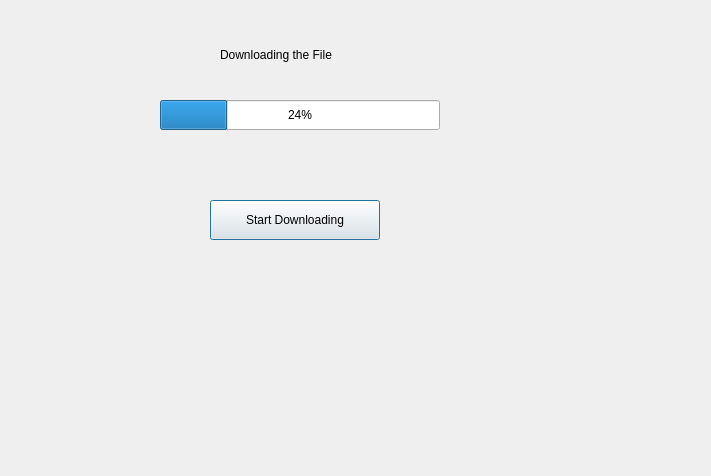
<?xml version="1.0" encoding="UTF-8"?>
<ui version="4.0">
 <class>Dialog</class>
 <widget class="QDialog" name="Dialog">
  <property name="geometry">
   <rect>
    <x>0</x>
    <y>0</y>
    <width>711</width>
    <height>476</height>
   </rect>
  </property>
  <property name="windowTitle">
   <string>Dialog</string>
  </property>
  <widget class="QLabel" name="label">
   <property name="geometry">
    <rect>
     <x>220</x>
     <y>40</y>
     <width>200</width>
     <height>30</height>
    </rect>
   </property>
   <property name="text">
    <string>Downloading the File</string>
   </property>
  </widget>
  <widget class="QProgressBar" name="progressBar">
   <property name="geometry">
    <rect>
     <x>160</x>
     <y>100</y>
     <width>280</width>
     <height>30</height>
    </rect>
   </property>
   <property name="value">
    <number>24</number>
   </property>
  </widget>
  <widget class="QPushButton" name="pushButtonStart">
   <property name="geometry">
    <rect>
     <x>210</x>
     <y>200</y>
     <width>170</width>
     <height>40</height>
    </rect>
   </property>
   <property name="text">
    <string>Start Downloading</string>
   </property>
  </widget>
 </widget>
 <resources/>
 <connections/>
</ui>
